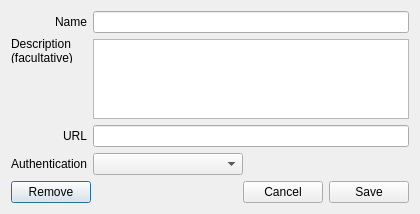
<?xml version="1.0" encoding="UTF-8"?>
<ui version="4.0">
 <class>STACBrowserDialogBase</class>
 <widget class="QDialog" name="STACBrowserDialogBase">
  <property name="geometry">
   <rect>
    <x>0</x>
    <y>0</y>
    <width>389</width>
    <height>165</height>
   </rect>
  </property>
  <property name="windowTitle">
   <string>Add a STAC API</string>
  </property>
  <layout class="QGridLayout" name="gridLayout">
   <item row="1" column="0">
    <layout class="QHBoxLayout" name="horizontalLayout">
     <item>
      <layout class="QVBoxLayout" name="verticalLayout">
       <property name="sizeConstraint">
        <enum>QLayout::SetMaximumSize</enum>
       </property>
       <item>
        <layout class="QFormLayout" name="apiFormLayout">
         <property name="labelAlignment">
          <set>Qt::AlignRight|Qt::AlignTrailing|Qt::AlignVCenter</set>
         </property>
         <item row="2" column="0">
          <widget class="QLabel" name="apiUrlLabel">
           <property name="text">
            <string>URL</string>
           </property>
           <property name="alignment">
            <set>Qt::AlignRight|Qt::AlignTrailing|Qt::AlignVCenter</set>
           </property>
          </widget>
         </item>
         <item row="2" column="1">
          <widget class="QLineEdit" name="urlEditBox"/>
         </item>
         <item row="3" column="0">
          <widget class="QLabel" name="apiAuthLabel">
           <property name="text">
            <string>Authentication</string>
           </property>
           <property name="alignment">
            <set>Qt::AlignRight|Qt::AlignTrailing|Qt::AlignVCenter</set>
           </property>
          </widget>
         </item>
         <item row="3" column="1">
          <widget class="QComboBox" name="authenticationCombo">
           <property name="maximumSize">
            <size>
             <width>150</width>
             <height>16777215</height>
            </size>
           </property>
          </widget>
         </item>
         <item row="0" column="0">
          <widget class="QLabel" name="apiTitleLabel">
           <property name="text">
            <string>Name</string>
           </property>
          </widget>
         </item>
         <item row="0" column="1">
          <widget class="QLineEdit" name="apiTitleEditBox"/>
         </item>
         <item row="1" column="0">
          <widget class="QLabel" name="apiDescriptionLabel">
           <property name="text">
            <string>Description (facultative)</string>
           </property>
           <property name="wordWrap">
            <bool>true</bool>
           </property>
          </widget>
         </item>
         <item row="1" column="1">
          <widget class="QTextEdit" name="apiDescriptionEditBox">
           <property name="enabled">
            <bool>true</bool>
           </property>
           <property name="sizePolicy">
            <sizepolicy hsizetype="Minimum" vsizetype="Minimum">
             <horstretch>0</horstretch>
             <verstretch>0</verstretch>
            </sizepolicy>
           </property>
           <property name="minimumSize">
            <size>
             <width>316</width>
             <height>80</height>
            </size>
           </property>
           <property name="maximumSize">
            <size>
             <width>316</width>
             <height>80</height>
            </size>
           </property>
          </widget>
         </item>
        </layout>
       </item>
       <item>
        <layout class="QHBoxLayout" name="horizontalLayout_2">
         <item>
          <widget class="QPushButton" name="removeButton">
           <property name="text">
            <string>Remove</string>
           </property>
          </widget>
         </item>
         <item>
          <spacer name="horizontalSpacer">
           <property name="orientation">
            <enum>Qt::Horizontal</enum>
           </property>
           <property name="sizeHint" stdset="0">
            <size>
             <width>40</width>
             <height>20</height>
            </size>
           </property>
          </spacer>
         </item>
         <item>
          <widget class="QPushButton" name="cancelButton">
           <property name="text">
            <string>Cancel</string>
           </property>
          </widget>
         </item>
         <item>
          <widget class="QPushButton" name="saveAddButton">
           <property name="text">
            <string>Save</string>
           </property>
          </widget>
         </item>
        </layout>
       </item>
      </layout>
     </item>
    </layout>
   </item>
  </layout>
 </widget>
 <resources/>
 <connections/>
</ui>
